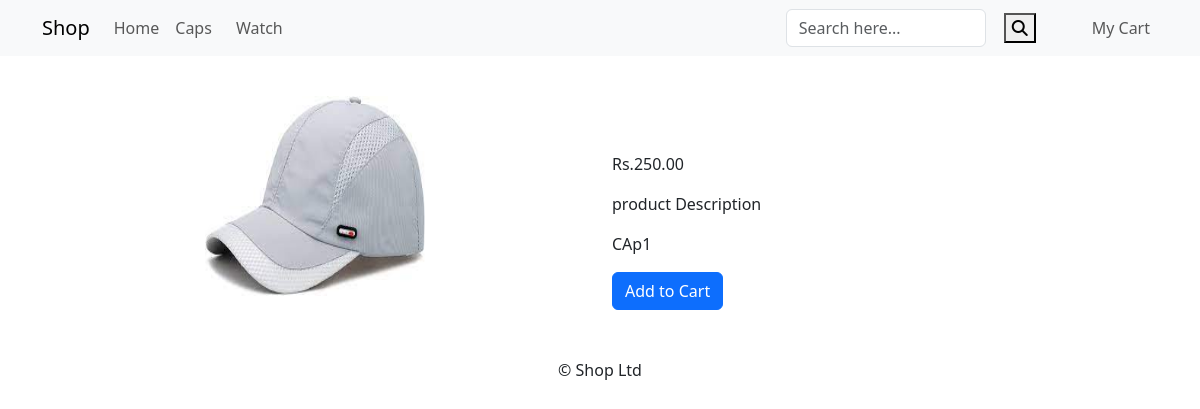
Page /caps/cap-1/ on the committed database.
### shopapp/models.py (models this page shows, shortened)
class Category(models.Model):
    name= models.CharField(max_length=500, unique=True)
    slug = models.SlugField(max_length=500, unique=True)
    description = models.TextField(blank=True)
    image = models.ImageField(upload_to='category', blank=True)
    class Meta:
        verbose_name='category'
        verbose_name_plural='categories'
    def get_url(self):
        return reverse('shopapp:cat_products', args=[self.slug])

class Product(models.Model):
    name= models.CharField(max_length=500, unique=True)
    slug = models.SlugField(max_length=500, unique=True)
    description = models.TextField(blank=True)
    image = models.ImageField(upload_to='product', blank=True)
    price = models.DecimalField(max_digits=10, decimal_places=2)
    category = models.ForeignKey(Category, on_delete=models.CASCADE)
    stock = models.IntegerField(default=0)
    available = models.BooleanField(default=False)
    created = models.DateTimeField(auto_now_add=True)
    updated = models.DateTimeField(auto_now_add=True)
    class Meta:
        verbose_name='product'
        verbose_name_plural='products'

### shopapp/views.py (the view)
# urls.py: path('<slug:c_slug>/<slug:product_slug>/', views.ProductDetail, name='product'),
def ProductDetail(request,c_slug,product_slug):
    try:
        product = Product.objects.get(category__slug=c_slug, slug=product_slug)
    except Exception as e:
        raise e
    context = {
        'product': product,
    }
    return render(request, 'shopapp/product.html', context=context)

### shopapp/context_processors.py (called while the page is built)
def menu_links(request):
    links = Category.objects.all()
    return dict(links=links)

### shopapp/templates/shopapp/product.html (shortened to what this page needs)
{% extends 'home_base.html' %}
{% load static %}
{% block content %}
<div class="container" style="background-color: #fff;">
<br>
<div class="row" style="background-color: #fff;">
  <div class="col-12 col-sm-12 col-md-12 col-lg-6 text-center">
    <div style="min-width:18rem">
      <img src="{{product.image.url}}" alt="{{product.name}}" width="220;" height="200;" >
    </div>
  </div>
    <div class="col-12 col-sm-12 col-md-12 col-lg-6" style="background-color: #fff;">
      <div>
      <h1 class="my_prod_title" style="color: white;"><b>{{product.name}}</b></h1>
      <p>Rs.{{product.price}}</p>
      <p class="my_title">product Description</p>
      <p class="text-justify my_prod_text">{{product.description}}</p>
      {% if product.stock <= 0 %}
      <p class="text-justify my_prod_text"><b>out of stock</b></p>
      {% else %}
      <form action="{% url 'cart:add_cart' product.id %}" method="post">
        <button type="submit" class="btn btn-primary">Add to Cart</button>
        </form>
      {% endif %}
        <br>
        <br>
    </div>
  </div>
  </div>
</div>
{% endblock %}

### templates/home_base.html (shortened to what this page needs)
{% load static %}
<!DOCTYPE html>
<html lang="zxx">
<head>
    <link href="https://cdn.jsdelivr.net/npm/bootstrap@5.3.1/dist/css/bootstrap.min.css" rel="stylesheet">
    <link rel="stylesheet" href="https://cdnjs.cloudflare.com/ajax/libs/font-awesome/6.5.1/css/all.min.css" />
</head>
<body>
		{% include "navbar.html" %}
        {% block content%}
        {% endblock %}
        {% include 'footer.html'%}
</body>
</html>

### templates/navbar.html (shortened to what this page needs)
<nav class="navbar navbar-expand-lg navbar-light bg-light">
    <div class="container">
        <a class="navbar-brand" href="#">Shop</a>
        <div class="collapse navbar-collapse" id="navbarSupportedContent">
            <ul class="navbar-nav mr-auto">
                <li class="nav-item active">
                    <a class="nav-link" href="{% url 'shopapp:all_categories'%}">Home</a>
                </li>
                {% for link in links %}
                    <li class="nav-item me-2">
                        <a class="nav-link" href="{{ link.get_url }}">{{ link.name }}</a>
                    </li>
                {% endfor %}
            </ul>
        </div>
        <form action="{%url 'shopapp:search'%}" method="GET" style="width:250px;" class="me-5">
                <input class="form-control" style="width:200px; float:left" type="search" name="q" placeholder="Search here..." required="">
                <button class="btn1 mt-1" style=" float:right" type="submit">
                        <i class="fas fa-search"></i>
                </button>
            </form>
            <ul class="navbar-nav mr-auto">
                <li class="nav-item active">
                    <a class="nav-link" href="{% url 'cart:cart_details' %}">My Cart</a>
                </li>
            </ul>
    </div>
</nav>

### templates/footer.html
<div class='my-footer footer navbar-fixed-bottom'>
    <p class='text-center'> &copy; Shop Ltd </p>
</div>

### templates/home_base.html (style rules this page uses)
body,html { overflow-x: hidden }

### rows in the picture
Category: name "Caps"
Category: name "Watch"
Product: image (picture), price "250.00", description "CAp1"
